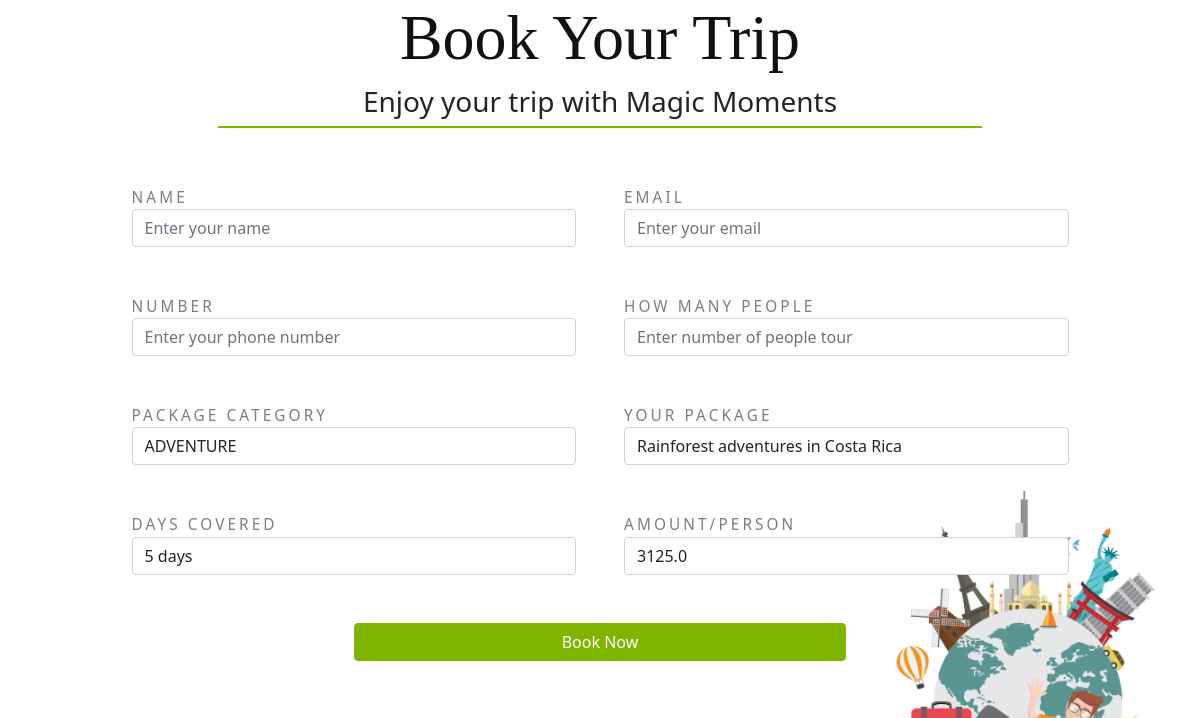
The app's page /bookpack/3 with its own data.
### App/models.py (models this page shows)
class package(models.Model):
    pname=models.CharField(max_length=75)
    pimg=models.ImageField(upload_to='pic')
    pdays=models.CharField(max_length=15)
    pdesc=models.CharField(max_length=600)
    pprice=models.FloatField()
    pcat=models.CharField(max_length=20)

### App/views.py (the view)
# urls.py: path('bookpack/<int:id>',views.bookpack,name='bookpack'),
def bookpack(req,id):
    obj=package.objects.get(id=id)
    return render(req,"booking.html",{'obj':obj})

### templates/booking.html (shortened to what this page needs)
{% load static %}
<!DOCTYPE html>
<html lang="en">
<head>
    <link href="https://cdn.jsdelivr.net/npm/bootstrap@5.1.3/dist/css/bootstrap.min.css" rel="stylesheet">
    <link rel="stylesheet" href="{% static 'css/custom.css' %}">
</head>
<body>
    <section id="booking" class="booking">
        <div class="container text-center">
          <header>
            <h2 >Book Your Trip</h2>
            <h3>Enjoy your trip with Magic Moments</h3>
          </header>
          <div class="row">
            <div class="form-holder col-lg-10 mx-auto text-center">
              <form class="row g-5" method="POST" action="{% url 'App:confirm' %}">
                <div class="col-md-6">
                    <label for="name" class="col-md-6 unique">Name</label>
                    <input type="text" class="form-control" placeholder="Enter your name " name="name" required="">
                  </div>
                  <div class="col-md-6">
                    <label for="email" class="col-md-6 unique">Email</label>
                    <input type="email" class="form-control" placeholder="Enter your email" name="email" required="">
                  </div>
                  <div class="col-md-6">
                    <label for="number" class="col-md-6 unique">Number</label>
                    <input type="number" class="form-control" placeholder="Enter your phone number " name="number" required="">
                  </div>
                  <div class="col-md-6">
                    <label for="people" class="col-md-6 unique">How Many People</label>
                    <input type="number" class="form-control" placeholder="Enter number of people tour" name="people" min="1" required="">
                  </div>
                  <div class="col-md-6">
                  <label for="category" class="col-md-6 unique">Package Category</label>
                    <input type="text" value="{{obj.pcat}}" name="category" class="form-control" placeholder="Your Package Category " required="" >
                  </div>
                  <div class="col-md-6">
                    <label for="package" class="col-md-6 unique">YOUR PACKAGE</label>
                    <input type="text" value="{{obj.pname}}" class="form-control" placeholder="Your Selected Package" name="package" required="">
                  </div>
                  <div class="col">
                    <label for="days" class="col-md-6 unique">Days covered</label>
                    <input type="text" value="{{obj.pdays}}" name="days" class="form-control" placeholder="Days coverd " required="">
                  </div>
                  <div class="col-md-6">
                    <label for="total" class="col-md-6 unique">Amount/Person</label>
                    <input type="number" class="form-control" value="{{obj.pprice}}" placeholder="Your Total Amount" name="total" required="">
                </div>
                   <button id="btn" class="btn btn-primary d-block mx-auto w-50">Book Now</button>
              </form>
            </div>
          </div>
        </div>
      </section>
</body>
</html>

### static/css/custom.css (style rules this page uses)
section h2 { font-size: 4rem; color: #111; }
form { text-transform: uppercase; letter-spacing: 0.2em; font-size: 1.2em; text-align: left; color: #7e7e7e; display: block; margin-top: 20px; -webkit-transition: all 0.3s; transition: all 0.3s; text-align: left; }
#btn { color: #fff; background-color: #7fb401; border-color: #7fb401; margin-left: 450px; margin-bottom: 30px; }
h2 { font-family: 'Brush Script MT', cursive; }
.row { display: -ms-flexbox; display: flex; -ms-flex-wrap: wrap; flex-wrap: wrap; margin-right: -15px; margin-left: -15px; }
section.booking .form-holder { font-size: 0.8rem; position: relative; background: #fff; padding: 60px 0 0; z-index: 1; }
section.booking .form-holder::before { content: ''; width: 80%; height: 2px; background: #7fb401; position: absolute; top: 0; left: 10%; display: block; }
section.booking .form-holder::after { content: ''; width: 30vw; max-width: 400px; height: 300px; display: block; background: url(../img/travel-a.png) no-repeat; background-position: center center; background-size: 100%; position: absolute; bottom: -100px; right: -10vw; z-index: -1; }

### records on screen
package: category "ADVENTURE", package "Rainforest adventures in Costa Rica", days "5 days", total "3125.0"
